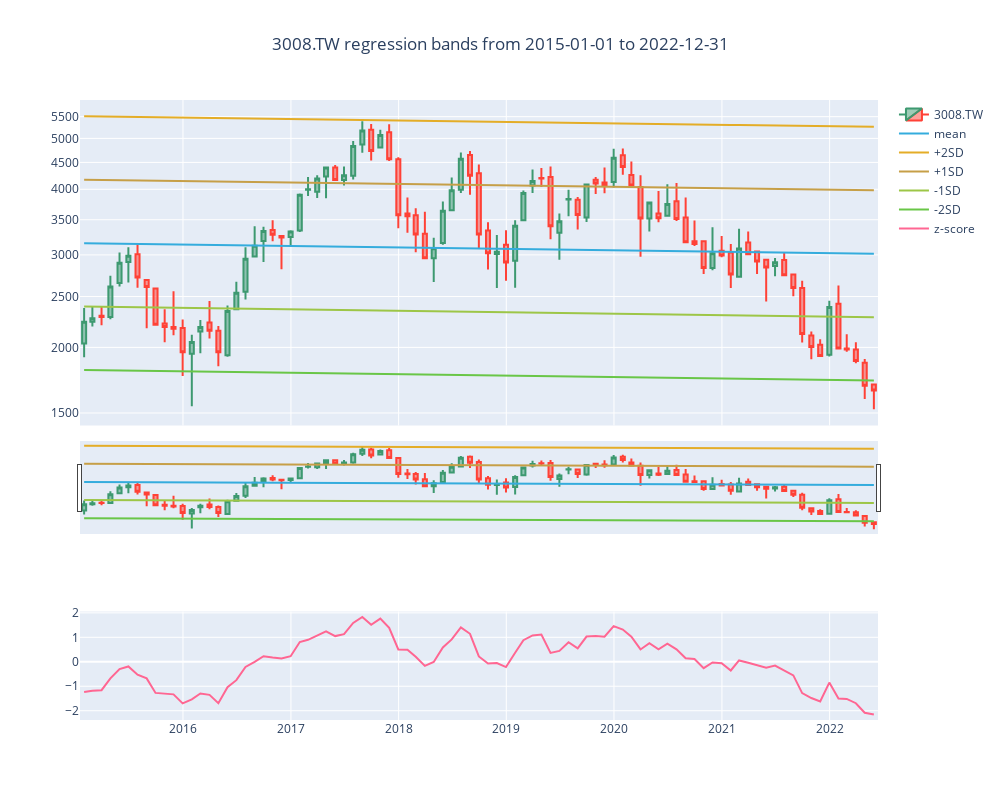

Write notebook code for a chart like this one.
### Markdown cell above
### 大立光 (3008.TW)

### Code cell
timeregchannel(assetlist[6], dfall, 'M', startstr0, endstr0)
